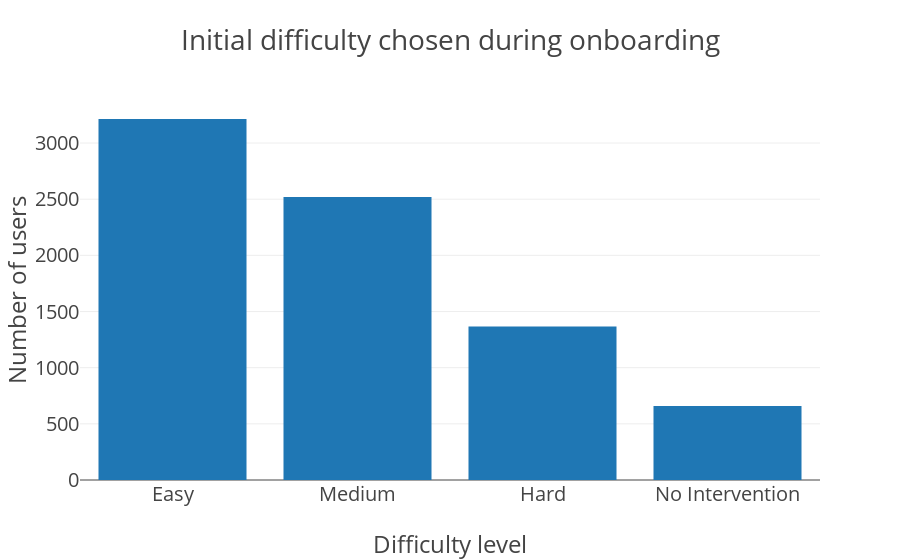

Source (notebook cell):
### Code cell
# noexport

plot_initial_chosen_difficulties_per_install()

### Figure 1 — Plotly figure (JSON) as saved in the notebook; plotly's stock layout.template omitted (floating-point values rounded to 4 significant figures)
{"data": [{"orientation": "v", "type": "bar", "uid": "55eea826-56e4-4cf3-a904-619d17c12cc2", "x": ["Easy", "Medium", "Hard", "No Intervention"], "y": [3214, 2520, 1366, 658]}], "layout": {"font": {"size": 20}, "title": {"text": "Initial difficulty chosen during onboarding"}, "xaxis": {"title": {"text": "Difficulty level"}}, "yaxis": {"title": {"text": "Number of users"}}}}
